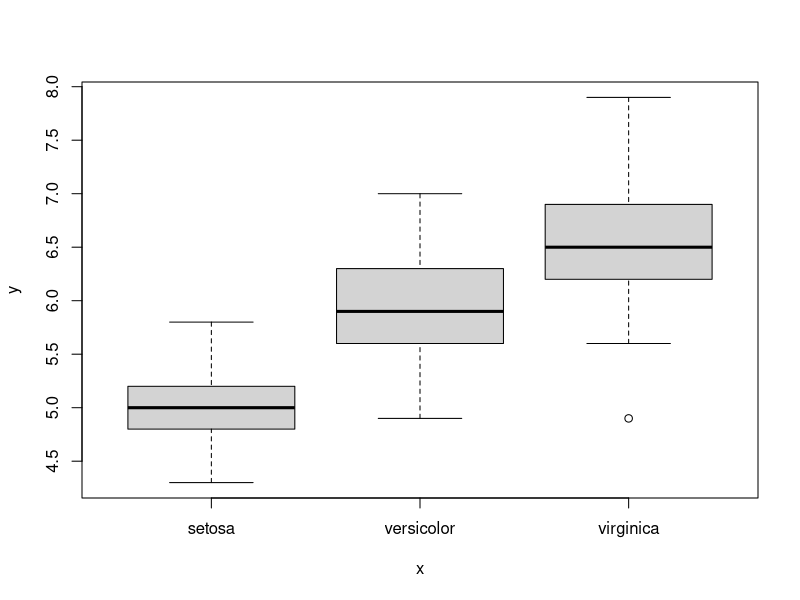

Recreate this plot in R.
## ---- chunk 1
library(datasets) 
data(iris) 
summary(iris)
## ---- chunk 2
plot(x=iris$Species, y=iris$Sepal.Length, )
